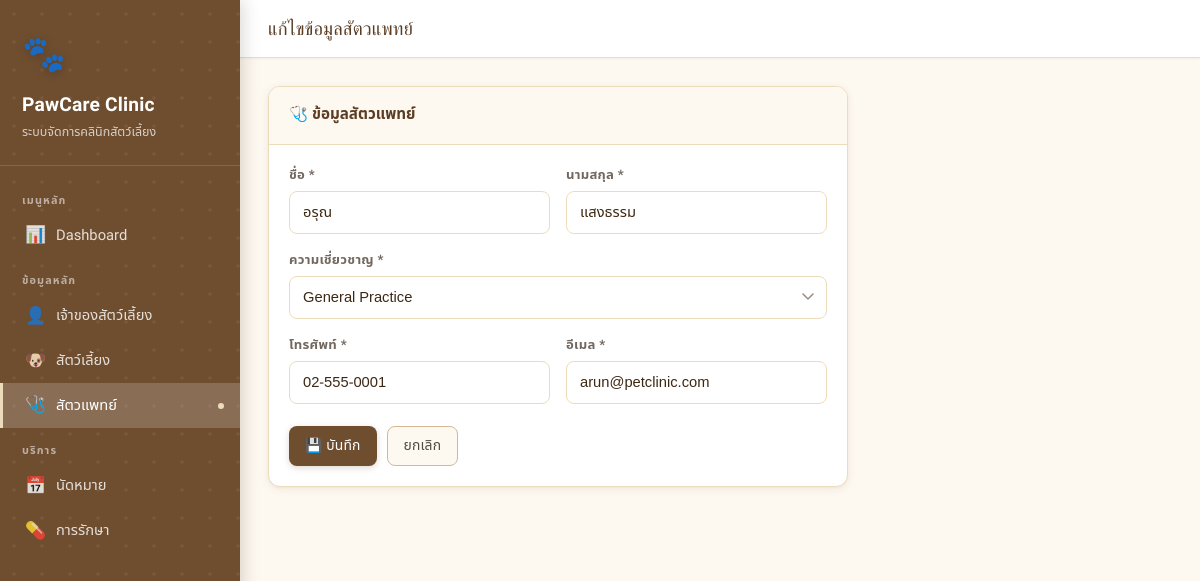
/vets/1/edit, run on the app's committed database.
### tables this page shows
CREATE TABLE vets (
        vet_id      INTEGER PRIMARY KEY AUTOINCREMENT,
        first_name  TEXT NOT NULL,
        last_name   TEXT NOT NULL,
        specialty   TEXT NOT NULL,
        phone       TEXT NOT NULL,
        email       TEXT UNIQUE NOT NULL
    );

### app.py (the view)
@app.route('/vets/<int:vid>/edit', methods=['GET', 'POST'])
def vet_edit(vid):
    db = get_db()
    vet = db.execute("SELECT * FROM vets WHERE vet_id=?", (vid,)).fetchone()
    if request.method == 'POST':
        try:
            db.execute("UPDATE vets SET first_name=?,last_name=?,specialty=?,phone=?,email=? WHERE vet_id=?",
                (request.form['first_name'], request.form['last_name'],
                 request.form['specialty'], request.form['phone'], request.form['email'], vid))
            db.commit()
            flash('แก้ไขข้อมูลสัตวแพทย์สำเร็จ', 'success')
            return redirect(url_for('vets'))
        except sqlite3.IntegrityError:
            flash('อีเมลนี้มีอยู่แล้วในระบบ', 'error')
        finally:
            db.close()
    else:
        db.close()
    return render_template('vet_form.html', vet=vet)

### app.py (called while the page is built)
def get_db():
    conn = sqlite3.connect(DB_PATH)
    conn.row_factory = sqlite3.Row
    conn.execute("PRAGMA foreign_keys = ON")
    return conn

### templates/vet_form.html (shortened to what this page needs)
{% extends 'base.html' %}
{% block page_title %}{{ 'แก้ไขข้อมูลสัตวแพทย์' if vet else 'เพิ่มสัตวแพทย์ใหม่' }}{% endblock %}
{% block content %}
<div class="card" style="max-width:580px">
  <div class="card-header"><h3>🩺 ข้อมูลสัตวแพทย์</h3></div>
  <div class="card-body">
    <form method="post">
      <div class="form-grid">
        <div class="form-group">
          <label>ชื่อ *</label>
          <input name="first_name" value="{{ vet.first_name if vet else '' }}" required>
        </div>
        <div class="form-group">
          <label>นามสกุล *</label>
          <input name="last_name" value="{{ vet.last_name if vet else '' }}" required>
        </div>
        <div class="form-group full">
          <label>ความเชี่ยวชาญ *</label>
          <select name="specialty" required>
            {% for s in ['General Practice','Surgery','Dermatology','Dentistry','Exotic Animals','Ophthalmology'] %}
            <option value="{{ s }}" {% if vet and vet.specialty==s %}selected{% endif %}>{{ s }}</option>
            {% endfor %}
          </select>
        </div>
        <div class="form-group">
          <label>โทรศัพท์ *</label>
          <input name="phone" value="{{ vet.phone if vet else '' }}" required>
        </div>
        <div class="form-group">
          <label>อีเมล *</label>
          <input name="email" type="email" value="{{ vet.email if vet else '' }}" required>
        </div>
      </div>
      <div style="display:flex;gap:10px;margin-top:22px">
        <button class="btn btn-primary" type="submit">💾 บันทึก</button>
        <a href="{{ url_for('vets') }}" class="btn btn-secondary">ยกเลิก</a>
      </div>
    </form>
  </div>
</div>
{% endblock %}

### templates/base.html (style rules this page uses)
:root { --cream-50: #fdf8f0; --cream-100: #f5ead6; --cream-200: #eddcbc; --cream-300: #e0c99a; --brown-100: #d4b896; --brown-200: #c09a72; --brown-300: #a67c52; --brown-400: #8b6340; --brown-500: #6f4e30; --brown-600: #5a3d24; --brown-700: #3d2812; --gray-50: #f7f5f2; --gray-100: #ede9e3; --gray-200: #d6cfc6; --gray-300: #b8b0a4; --gray-400: #968e83; --gray-500: #726860; --gray-600: #524c46; --rose-soft: #f2e4de; --rose-text: #8b4a3a; --sage-soft: #e2ebdf; --sage-text: #3d5e38; --sky-soft: #dce8f0; --sky-text: #2d5470; --amber-soft:#f5e8cc; --amber-text:#7a5318; --bg-page: var(--cream-50); --bg-surface: #ffffff; --bg-raised: #ffffff; --bg-subtle: var(--cream-100); --text-primary: var(--brown-700); --text-secondary: var(--gray-500); --text-muted: var(--gray-400); --border: var(--cream-200); --border-strong: var(--brown-100); --accent: var(--brown-500); --accent-hover: var(--brown-600); --accent-light: var(--cream-100); --shadow-xs: 0 1px 2px rgba(111,78,48,.06); --shadow-sm: 0 2px 8px rgba(111,78,48,.08), 0 1px 3px rgba(111,78,48,.05); --shadow-md: 0 4px 16px rgba(111,78,48,.10), 0 2px 6px rgba(111,78,48,.06); --radius-sm: 8px; --radius-md: 12px; --radius-lg: 16px; --radius-xl: 24px; }
* { box-sizing: border-box; margin: 0; padding: 0; }
body { font-family: 'Noto Sans Thai', 'Mitr', sans-serif; background: var(--bg-page); color: var(--text-primary); min-height: 100vh; font-size: 15px; line-height: 1.6; }
.card { background: var(--bg-surface); border-radius: var(--radius-md); border: 1px solid var(--border); box-shadow: var(--shadow-sm); overflow: hidden; transition: box-shadow .2s; }
.card-header { padding: 16px 20px; border-bottom: 1px solid var(--border); display: flex; align-items: center; justify-content: space-between; background: var(--cream-50); }
.card-header h3 { font-size: .95rem; font-weight: 600; color: var(--brown-600); }
.card-body { padding: 20px; }
.btn { display: inline-flex; align-items: center; gap: 6px; padding: 8px 16px; border-radius: var(--radius-sm); font-size: .87rem; font-weight: 500; cursor: pointer; border: none; text-decoration: none; transition: all .18s; font-family: 'Noto Sans Thai', sans-serif; letter-spacing: .01em; white-space: nowrap; }
.btn-primary { background: var(--brown-500); color: #fff; box-shadow: 0 2px 6px rgba(111,78,48,.22); }
.btn-secondary { background: var(--cream-50); color: var(--gray-600); border: 1px solid var(--border-strong); }
.form-grid { display: grid; grid-template-columns: 1fr 1fr; gap: 16px; }
.form-group { display: flex; flex-direction: column; gap: 5px; }
.form-group.full { grid-column: 1 / -1; }
label { font-size: .82rem; font-weight: 600; color: var(--gray-500); letter-spacing: .02em; }
input, select, textarea { padding: 9px 13px; border: 1.5px solid var(--border); border-radius: var(--radius-sm); font-size: .92rem; font-family: 'Noto Sans Thai', sans-serif; color: var(--text-primary); background: var(--bg-surface); transition: border .2s, box-shadow .2s, background .2s; width: 100%; }
select { cursor: pointer; appearance: none; background-repeat: no-repeat; background-position: right 12px center; padding-right: 34px; }

### data on the page
vets: first_name "อรุณ", last_name "แสงธรรม", specialty "General Practice", phone "02-555-0001", email "arun@petclinic.com"

### other printed values
{{ 'แก้ไขข้อมูลสัตวแพทย์' if vet else 'เพิ่มสัตวแพทย์ใหม่' }} "แก้ไขข้อมูลสัตวแพทย์"
